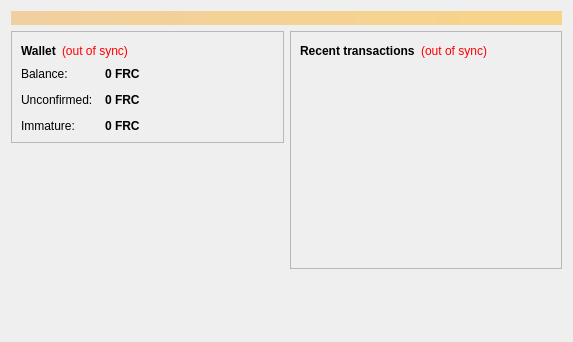
<?xml version="1.0" encoding="UTF-8"?>
<ui version="4.0">
 <class>OverviewPage</class>
 <widget class="QWidget" name="OverviewPage">
  <property name="geometry">
   <rect>
    <x>0</x>
    <y>0</y>
    <width>573</width>
    <height>342</height>
   </rect>
  </property>
  <property name="windowTitle">
   <string>Form</string>
  </property>
  <layout class="QVBoxLayout" name="topLayout">
   <item>
    <widget class="QLabel" name="labelAlerts">
     <property name="visible">
      <bool>false</bool>
     </property>
     <property name="styleSheet">
      <string notr="true">background-color: qlineargradient(x1: 0, y1: 0, x2: 1, y2: 0, stop:0 #F0D0A0, stop:1 #F8D488); color:#000000;</string>
     </property>
     <property name="wordWrap">
      <bool>true</bool>
     </property>
     <property name="margin">
      <number>3</number>
     </property>
    </widget>
   </item>
   <item>
    <layout class="QHBoxLayout" name="horizontalLayout" stretch="1,1">
     <item>
      <layout class="QVBoxLayout" name="verticalLayout_2">
       <item>
        <widget class="QFrame" name="frame">
         <property name="frameShape">
          <enum>QFrame::StyledPanel</enum>
         </property>
         <property name="frameShadow">
          <enum>QFrame::Raised</enum>
         </property>
         <layout class="QVBoxLayout" name="verticalLayout_4">
          <item>
           <layout class="QHBoxLayout" name="horizontalLayout_4">
            <item>
             <widget class="QLabel" name="label_5">
              <property name="font">
               <font>
                <weight>75</weight>
                <bold>true</bold>
               </font>
              </property>
              <property name="text">
               <string>Wallet</string>
              </property>
             </widget>
            </item>
            <item>
             <widget class="QLabel" name="labelWalletStatus">
              <property name="toolTip">
               <string>The displayed information may be out of date. Your wallet automatically synchronizes with the Woerglcoin network after a connection is established, but this process has not completed yet.</string>
              </property>
              <property name="styleSheet">
               <string notr="true">QLabel { color: red; }</string>
              </property>
              <property name="text">
               <string notr="true">(out of sync)</string>
              </property>
              <property name="alignment">
               <set>Qt::AlignLeading|Qt::AlignLeft|Qt::AlignVCenter</set>
              </property>
             </widget>
            </item>
            <item>
             <spacer name="horizontalSpacer_2">
              <property name="orientation">
               <enum>Qt::Horizontal</enum>
              </property>
              <property name="sizeHint" stdset="0">
               <size>
                <width>40</width>
                <height>20</height>
               </size>
              </property>
             </spacer>
            </item>
           </layout>
          </item>
          <item>
           <layout class="QFormLayout" name="formLayout_2">
            <property name="fieldGrowthPolicy">
             <enum>QFormLayout::AllNonFixedFieldsGrow</enum>
            </property>
            <property name="horizontalSpacing">
             <number>12</number>
            </property>
            <property name="verticalSpacing">
             <number>12</number>
            </property>
            <item row="0" column="0">
             <widget class="QLabel" name="label">
              <property name="text">
               <string>Balance:</string>
              </property>
             </widget>
            </item>
            <item row="0" column="1">
             <widget class="QLabel" name="labelBalance">
              <property name="font">
               <font>
                <weight>75</weight>
                <bold>true</bold>
               </font>
              </property>
              <property name="cursor">
               <cursorShape>IBeamCursor</cursorShape>
              </property>
              <property name="toolTip">
               <string>Your current balance</string>
              </property>
              <property name="text">
               <string notr="true">0 FRC</string>
              </property>
              <property name="textInteractionFlags">
               <set>Qt::LinksAccessibleByMouse|Qt::TextSelectableByKeyboard|Qt::TextSelectableByMouse</set>
              </property>
             </widget>
            </item>
            <item row="1" column="0">
             <widget class="QLabel" name="label_3">
              <property name="text">
               <string>Unconfirmed:</string>
              </property>
             </widget>
            </item>
            <item row="1" column="1">
             <widget class="QLabel" name="labelUnconfirmed">
              <property name="font">
               <font>
                <weight>75</weight>
                <bold>true</bold>
               </font>
              </property>
              <property name="cursor">
               <cursorShape>IBeamCursor</cursorShape>
              </property>
              <property name="toolTip">
               <string>Total of transactions that have yet to be confirmed, and do not yet count toward the current balance</string>
              </property>
              <property name="text">
               <string notr="true">0 FRC</string>
              </property>
              <property name="textInteractionFlags">
               <set>Qt::LinksAccessibleByMouse|Qt::TextSelectableByKeyboard|Qt::TextSelectableByMouse</set>
              </property>
             </widget>
            </item>
            <item row="2" column="0">
             <widget class="QLabel" name="labelImmatureText">
              <property name="text">
               <string>Immature:</string>
              </property>
             </widget>
            </item>
            <item row="2" column="1">
             <widget class="QLabel" name="labelImmature">
              <property name="font">
               <font>
                <weight>75</weight>
                <bold>true</bold>
               </font>
              </property>
              <property name="toolTip">
               <string>Mined balance that has not yet matured</string>
              </property>
              <property name="text">
               <string notr="true">0 FRC</string>
              </property>
              <property name="textInteractionFlags">
               <set>Qt::LinksAccessibleByMouse|Qt::TextSelectableByKeyboard|Qt::TextSelectableByMouse</set>
              </property>
             </widget>
            </item>
           </layout>
          </item>
         </layout>
        </widget>
       </item>
       <item>
        <spacer name="verticalSpacer">
         <property name="orientation">
          <enum>Qt::Vertical</enum>
         </property>
         <property name="sizeHint" stdset="0">
          <size>
           <width>20</width>
           <height>40</height>
          </size>
         </property>
        </spacer>
       </item>
      </layout>
     </item>
     <item>
      <layout class="QVBoxLayout" name="verticalLayout_3">
       <item>
        <widget class="QFrame" name="frame_2">
         <property name="frameShape">
          <enum>QFrame::StyledPanel</enum>
         </property>
         <property name="frameShadow">
          <enum>QFrame::Raised</enum>
         </property>
         <layout class="QVBoxLayout" name="verticalLayout">
          <item>
           <layout class="QHBoxLayout" name="horizontalLayout_2">
            <item>
             <widget class="QLabel" name="label_4">
              <property name="text">
               <string>&lt;b&gt;Recent transactions&lt;/b&gt;</string>
              </property>
             </widget>
            </item>
            <item>
             <widget class="QLabel" name="labelTransactionsStatus">
              <property name="toolTip">
               <string>The displayed information may be out of date. Your wallet automatically synchronizes with the Woerglcoin network after a connection is established, but this process has not completed yet.</string>
              </property>
              <property name="styleSheet">
               <string notr="true">QLabel { color: red; }</string>
              </property>
              <property name="text">
               <string notr="true">(out of sync)</string>
              </property>
              <property name="alignment">
               <set>Qt::AlignRight|Qt::AlignTrailing|Qt::AlignVCenter</set>
              </property>
             </widget>
            </item>
            <item>
             <spacer name="horizontalSpacer">
              <property name="orientation">
               <enum>Qt::Horizontal</enum>
              </property>
              <property name="sizeHint" stdset="0">
               <size>
                <width>40</width>
                <height>20</height>
               </size>
              </property>
             </spacer>
            </item>
           </layout>
          </item>
          <item>
           <widget class="QListView" name="listTransactions">
            <property name="styleSheet">
             <string notr="true">QListView { background: transparent; }</string>
            </property>
            <property name="frameShape">
             <enum>QFrame::NoFrame</enum>
            </property>
            <property name="verticalScrollBarPolicy">
             <enum>Qt::ScrollBarAlwaysOff</enum>
            </property>
            <property name="horizontalScrollBarPolicy">
             <enum>Qt::ScrollBarAlwaysOff</enum>
            </property>
            <property name="selectionMode">
             <enum>QAbstractItemView::NoSelection</enum>
            </property>
           </widget>
          </item>
         </layout>
        </widget>
       </item>
       <item>
        <spacer name="verticalSpacer_2">
         <property name="orientation">
          <enum>Qt::Vertical</enum>
         </property>
         <property name="sizeHint" stdset="0">
          <size>
           <width>20</width>
           <height>40</height>
          </size>
         </property>
        </spacer>
       </item>
      </layout>
     </item>
    </layout>
   </item>
  </layout>
 </widget>
 <resources/>
 <connections/>
</ui>
